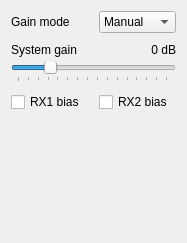
<?xml version="1.0" encoding="UTF-8"?>
<ui version="4.0">
 <class>SdrDeviceBladerfRxctl</class>
 <widget class="QWidget" name="SdrDeviceBladerfRxctl">
  <property name="geometry">
   <rect>
    <x>0</x>
    <y>0</y>
    <width>187</width>
    <height>243</height>
   </rect>
  </property>
  <property name="windowTitle">
   <string>Form</string>
  </property>
  <layout class="QVBoxLayout" name="verticalLayout">
   <property name="spacing">
    <number>10</number>
   </property>
   <item>
    <layout class="QHBoxLayout" name="horizontalLayout">
     <item>
      <widget class="QLabel" name="gainModeLabel">
       <property name="toolTip">
        <string/>
       </property>
       <property name="text">
        <string>Gain mode</string>
       </property>
      </widget>
     </item>
     <item>
      <widget class="QComboBox" name="gainModeCombo">
       <property name="toolTip">
        <string>Select gain mode</string>
       </property>
       <item>
        <property name="text">
         <string>Manual</string>
        </property>
       </item>
      </widget>
     </item>
    </layout>
   </item>
   <item>
    <layout class="QGridLayout" name="gridLayout">
     <property name="spacing">
      <number>5</number>
     </property>
     <item row="0" column="0">
      <widget class="QLabel" name="gainLabel">
       <property name="toolTip">
        <string>Overall system gain</string>
       </property>
       <property name="text">
        <string>System gain</string>
       </property>
      </widget>
     </item>
     <item row="0" column="1">
      <widget class="QLabel" name="gainValueLabel">
       <property name="toolTip">
        <string>Overall system gain</string>
       </property>
       <property name="text">
        <string>0 dB</string>
       </property>
       <property name="alignment">
        <set>Qt::AlignRight|Qt::AlignTrailing|Qt::AlignVCenter</set>
       </property>
      </widget>
     </item>
     <item row="1" column="0" colspan="2">
      <widget class="QSlider" name="gainSlider">
       <property name="toolTip">
        <string>Overall system gain</string>
       </property>
       <property name="minimum">
        <number>-16</number>
       </property>
       <property name="maximum">
        <number>60</number>
       </property>
       <property name="pageStep">
        <number>5</number>
       </property>
       <property name="orientation">
        <enum>Qt::Horizontal</enum>
       </property>
       <property name="tickPosition">
        <enum>QSlider::TicksBelow</enum>
       </property>
      </widget>
     </item>
    </layout>
   </item>
   <item>
    <layout class="QHBoxLayout" name="horizontalLayout_2">
     <property name="spacing">
      <number>10</number>
     </property>
     <item>
      <widget class="QCheckBox" name="bias1Box">
       <property name="text">
        <string>RX1 bias</string>
       </property>
      </widget>
     </item>
     <item>
      <widget class="QCheckBox" name="bias2Box">
       <property name="text">
        <string>RX2 bias</string>
       </property>
      </widget>
     </item>
    </layout>
   </item>
   <item>
    <spacer name="verticalSpacer">
     <property name="orientation">
      <enum>Qt::Vertical</enum>
     </property>
     <property name="sizeHint" stdset="0">
      <size>
       <width>20</width>
       <height>131</height>
      </size>
     </property>
    </spacer>
   </item>
  </layout>
 </widget>
 <resources/>
 <connections/>
</ui>
